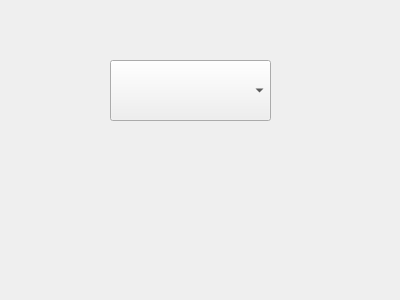
<?xml version="1.0" encoding="UTF-8"?>
<ui version="4.0">
 <class>FenListeDeroulante</class>
 <widget class="QWidget" name="FenListeDeroulante">
  <property name="geometry">
   <rect>
    <x>0</x>
    <y>0</y>
    <width>400</width>
    <height>300</height>
   </rect>
  </property>
  <property name="windowTitle">
   <string>Form</string>
  </property>
  <widget class="QComboBox" name="comboBox">
   <property name="geometry">
    <rect>
     <x>110</x>
     <y>60</y>
     <width>161</width>
     <height>61</height>
    </rect>
   </property>
  </widget>
 </widget>
 <resources/>
 <connections/>
</ui>
